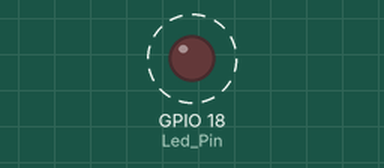
Bench run of a sketch on a simulated ESP32. Parts: output pins drawn as LEDs (lit = HIGH). Dashed ring = blinking.

Above: at 0.5 s.
Timing chart, 0 to 3.0 s (numbered marks = the images above):
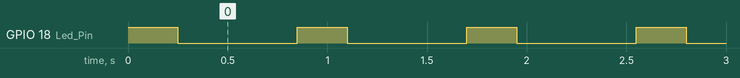

Measured:
- by itself, GPIO 18 (Led_Pin): alternates HIGH for 0.25 s and LOW for 0.60 s

The sketch:

04.ino
```cpp
//definição do pino de LED

#define Led_Pin 18

void setup() {
  // configura o pino como saída
  Serial.begin(115200);
  pinMode(Led_Pin, OUTPUT);
}

void loop() {
  digitalWrite(Led_Pin, HIGH);
  delay(250); // espera
  digitalWrite(Led_Pin, LOW);
  delay(600); // espera
}
```
